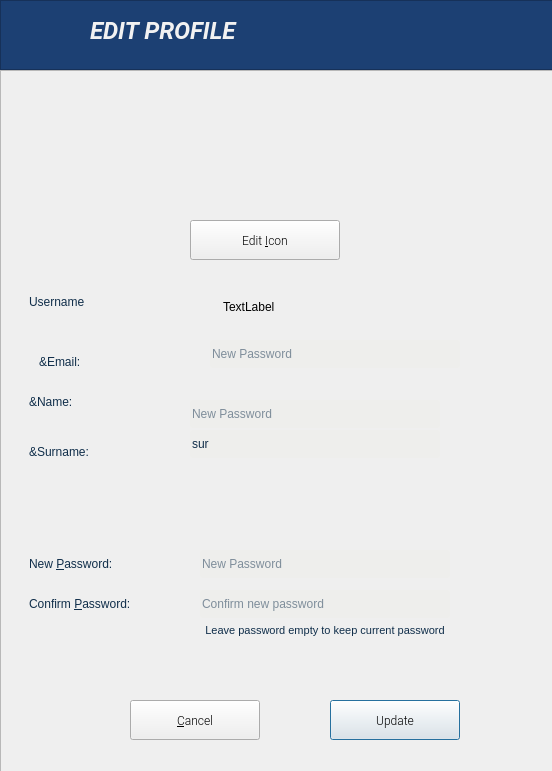
<?xml version="1.0" encoding="UTF-8"?>
<ui version="4.0">
 <class>ProfileDialog</class>
 <widget class="QDialog" name="ProfileDialog">
  <property name="geometry">
   <rect>
    <x>0</x>
    <y>0</y>
    <width>552</width>
    <height>771</height>
   </rect>
  </property>
  <property name="sizePolicy">
   <sizepolicy hsizetype="Fixed" vsizetype="Fixed">
    <horstretch>0</horstretch>
    <verstretch>0</verstretch>
   </sizepolicy>
  </property>
  <property name="minimumSize">
   <size>
    <width>552</width>
    <height>771</height>
   </size>
  </property>
  <property name="maximumSize">
   <size>
    <width>552</width>
    <height>771</height>
   </size>
  </property>
  <property name="font">
   <font>
    <family>Roboto Light</family>
   </font>
  </property>
  <property name="windowTitle">
   <string>Edit Profile</string>
  </property>
  <property name="windowIcon">
   <iconset>
    <normaloff>:/images/user.png</normaloff>:/images/user.png</iconset>
  </property>
  <property name="styleSheet">
   <string notr="true">QMessageBox  QLabel {
  background-color:#f2f2f2;
  color: #1C4073;
}
QMessageBox  QIcon {
  background-color:#f2f2f2;
}
QMessageBox QPushButton {min-width: 50; min-height: 19; background-color: green; color: white} 

background-color: #F2F2f2;
</string>
  </property>
  <widget class="QFrame" name="header_user_page">
   <property name="geometry">
    <rect>
     <x>0</x>
     <y>0</y>
     <width>561</width>
     <height>70</height>
    </rect>
   </property>
   <property name="styleSheet">
    <string notr="true">background-color: #1C4073;</string>
   </property>
   <property name="frameShape">
    <enum>QFrame::StyledPanel</enum>
   </property>
   <property name="frameShadow">
    <enum>QFrame::Raised</enum>
   </property>
   <widget class="QLabel" name="header_image_user_page">
    <property name="geometry">
     <rect>
      <x>6</x>
      <y>6</y>
      <width>61</width>
      <height>51</height>
     </rect>
    </property>
    <property name="text">
     <string/>
    </property>
    <property name="pixmap">
     <pixmap>:/images/collaboration_white.png</pixmap>
    </property>
    <property name="scaledContents">
     <bool>true</bool>
    </property>
   </widget>
   <widget class="QLabel" name="label_2">
    <property name="geometry">
     <rect>
      <x>90</x>
      <y>10</y>
      <width>391</width>
      <height>41</height>
     </rect>
    </property>
    <property name="font">
     <font>
      <family>Roboto</family>
     </font>
    </property>
    <property name="styleSheet">
     <string notr="true">color: #f2f2f2;</string>
    </property>
    <property name="text">
     <string>&lt;html&gt;&lt;head/&gt;&lt;body&gt;&lt;p&gt;&lt;span style=&quot; font-size:18pt; font-weight:600; font-style:italic;&quot;&gt;EDIT PROFILE&lt;/span&gt;&lt;/p&gt;&lt;/body&gt;&lt;/html&gt;</string>
    </property>
   </widget>
  </widget>
  <widget class="QFrame" name="frame">
   <property name="geometry">
    <rect>
     <x>0</x>
     <y>70</y>
     <width>561</width>
     <height>711</height>
    </rect>
   </property>
   <property name="sizePolicy">
    <sizepolicy hsizetype="Fixed" vsizetype="Fixed">
     <horstretch>0</horstretch>
     <verstretch>0</verstretch>
    </sizepolicy>
   </property>
   <property name="frameShape">
    <enum>QFrame::StyledPanel</enum>
   </property>
   <property name="frameShadow">
    <enum>QFrame::Raised</enum>
   </property>
   <widget class="QLabel" name="icon">
    <property name="geometry">
     <rect>
      <x>200</x>
      <y>10</y>
      <width>130</width>
      <height>130</height>
     </rect>
    </property>
    <property name="text">
     <string/>
    </property>
    <property name="scaledContents">
     <bool>true</bool>
    </property>
   </widget>
   <widget class="QPushButton" name="edit_icon">
    <property name="geometry">
     <rect>
      <x>190</x>
      <y>150</y>
      <width>150</width>
      <height>40</height>
     </rect>
    </property>
    <property name="cursor">
     <cursorShape>PointingHandCursor</cursorShape>
    </property>
    <property name="text">
     <string>Edit &amp;Icon</string>
    </property>
   </widget>
   <widget class="QPushButton" name="update">
    <property name="geometry">
     <rect>
      <x>330</x>
      <y>630</y>
      <width>130</width>
      <height>40</height>
     </rect>
    </property>
    <property name="cursor">
     <cursorShape>PointingHandCursor</cursorShape>
    </property>
    <property name="text">
     <string>Update</string>
    </property>
    <property name="default">
     <bool>true</bool>
    </property>
   </widget>
   <widget class="QPushButton" name="cancel">
    <property name="geometry">
     <rect>
      <x>130</x>
      <y>630</y>
      <width>130</width>
      <height>40</height>
     </rect>
    </property>
    <property name="cursor">
     <cursorShape>PointingHandCursor</cursorShape>
    </property>
    <property name="text">
     <string>&amp;Cancel</string>
    </property>
   </widget>
   <widget class="QFrame" name="gridFrame">
    <property name="geometry">
     <rect>
      <x>-30</x>
      <y>210</y>
      <width>552</width>
      <height>371</height>
     </rect>
    </property>
    <property name="styleSheet">
     <string notr="true">margin-left: 20px;
margin-right: 20px;</string>
    </property>
    <property name="frameShape">
     <enum>QFrame::NoFrame</enum>
    </property>
    <property name="frameShadow">
     <enum>QFrame::Plain</enum>
    </property>
    <widget class="QLabel" name="changeuser_currentuser_label">
     <property name="geometry">
      <rect>
       <x>36</x>
       <y>8</y>
       <width>177</width>
       <height>28</height>
      </rect>
     </property>
     <property name="styleSheet">
      <string notr="true">color:  #102E4A;</string>
     </property>
     <property name="text">
      <string>&lt;html&gt;&lt;head/&gt;&lt;body&gt;&lt;p&gt;Username&lt;/p&gt;&lt;/body&gt;&lt;/html&gt;</string>
     </property>
    </widget>
    <widget class="QLabel" name="change_newpass_label">
     <property name="geometry">
      <rect>
       <x>36</x>
       <y>270</y>
       <width>151</width>
       <height>28</height>
      </rect>
     </property>
     <property name="styleSheet">
      <string notr="true">color:  #102E4A;</string>
     </property>
     <property name="text">
      <string>New &amp;Password:</string>
     </property>
     <property name="buddy">
      <cstring>password</cstring>
     </property>
    </widget>
    <widget class="QLineEdit" name="password">
     <property name="geometry">
      <rect>
       <x>230</x>
       <y>270</y>
       <width>250</width>
       <height>28</height>
      </rect>
     </property>
     <property name="sizePolicy">
      <sizepolicy hsizetype="Preferred" vsizetype="Preferred">
       <horstretch>0</horstretch>
       <verstretch>0</verstretch>
      </sizepolicy>
     </property>
     <property name="styleSheet">
      <string notr="true">color:  #102E4A; 
border-radius: 2px;
background-color: rgb(238, 238, 236);
margin: 0px;</string>
     </property>
     <property name="placeholderText">
      <string>New Password</string>
     </property>
    </widget>
    <widget class="QLineEdit" name="confirm_password">
     <property name="geometry">
      <rect>
       <x>230</x>
       <y>310</y>
       <width>250</width>
       <height>28</height>
      </rect>
     </property>
     <property name="sizePolicy">
      <sizepolicy hsizetype="Ignored" vsizetype="Ignored">
       <horstretch>0</horstretch>
       <verstretch>0</verstretch>
      </sizepolicy>
     </property>
     <property name="styleSheet">
      <string notr="true">color:  #102E4A; border-radius: 2px;
background-color: rgb(238, 238, 236);
margin: 0px;</string>
     </property>
     <property name="placeholderText">
      <string>Confirm new password</string>
     </property>
    </widget>
    <widget class="QLabel" name="change_confirmpass_label">
     <property name="geometry">
      <rect>
       <x>36</x>
       <y>310</y>
       <width>175</width>
       <height>28</height>
      </rect>
     </property>
     <property name="styleSheet">
      <string notr="true">color:  #102E4A;</string>
     </property>
     <property name="text">
      <string>Confirm &amp;Password:</string>
     </property>
     <property name="buddy">
      <cstring>confirm_password</cstring>
     </property>
    </widget>
    <widget class="QLabel" name="changeuser_newname_label">
     <property name="geometry">
      <rect>
       <x>36</x>
       <y>108</y>
       <width>173</width>
       <height>28</height>
      </rect>
     </property>
     <property name="styleSheet">
      <string notr="true">color:  #102E4A;</string>
     </property>
     <property name="text">
      <string>&amp;Name:    </string>
     </property>
    </widget>
    <widget class="QLabel" name="changeuser_newsurname_label">
     <property name="geometry">
      <rect>
       <x>36</x>
       <y>158</y>
       <width>173</width>
       <height>28</height>
      </rect>
     </property>
     <property name="styleSheet">
      <string notr="true">color:  #102E4A;</string>
     </property>
     <property name="text">
      <string>&amp;Surname:    </string>
     </property>
    </widget>
    <widget class="QLabel" name="changeuser_newemail_label">
     <property name="geometry">
      <rect>
       <x>46</x>
       <y>68</y>
       <width>173</width>
       <height>28</height>
      </rect>
     </property>
     <property name="styleSheet">
      <string notr="true">color:  #102E4A;</string>
     </property>
     <property name="text">
      <string>&amp;Email:    </string>
     </property>
    </widget>
    <widget class="QLabel" name="changeuser_username_label_2">
     <property name="geometry">
      <rect>
       <x>230</x>
       <y>340</y>
       <width>250</width>
       <height>20</height>
      </rect>
     </property>
     <property name="styleSheet">
      <string notr="true">color:  #102E4A;
margin: 0px;
font-size:8pt</string>
     </property>
     <property name="text">
      <string>Leave password empty to keep current password</string>
     </property>
     <property name="textFormat">
      <enum>Qt::AutoText</enum>
     </property>
     <property name="alignment">
      <set>Qt::AlignCenter</set>
     </property>
    </widget>
    <widget class="QLineEdit" name="email">
     <property name="geometry">
      <rect>
       <x>240</x>
       <y>60</y>
       <width>250</width>
       <height>28</height>
      </rect>
     </property>
     <property name="sizePolicy">
      <sizepolicy hsizetype="Preferred" vsizetype="Preferred">
       <horstretch>0</horstretch>
       <verstretch>0</verstretch>
      </sizepolicy>
     </property>
     <property name="styleSheet">
      <string notr="true">color:  #102E4A; 
border-radius: 2px;
background-color: rgb(238, 238, 236);
margin: 0px;</string>
     </property>
     <property name="placeholderText">
      <string>New Password</string>
     </property>
    </widget>
    <widget class="QLineEdit" name="surname">
     <property name="geometry">
      <rect>
       <x>220</x>
       <y>150</y>
       <width>250</width>
       <height>28</height>
      </rect>
     </property>
     <property name="sizePolicy">
      <sizepolicy hsizetype="Preferred" vsizetype="Preferred">
       <horstretch>0</horstretch>
       <verstretch>0</verstretch>
      </sizepolicy>
     </property>
     <property name="styleSheet">
      <string notr="true">color:  #102E4A; 
border-radius: 2px;
background-color: rgb(238, 238, 236);
margin: 0px;</string>
     </property>
     <property name="text">
      <string>sur</string>
     </property>
     <property name="placeholderText">
      <string>New Password</string>
     </property>
    </widget>
    <widget class="QLineEdit" name="name">
     <property name="geometry">
      <rect>
       <x>220</x>
       <y>120</y>
       <width>250</width>
       <height>28</height>
      </rect>
     </property>
     <property name="sizePolicy">
      <sizepolicy hsizetype="Preferred" vsizetype="Preferred">
       <horstretch>0</horstretch>
       <verstretch>0</verstretch>
      </sizepolicy>
     </property>
     <property name="styleSheet">
      <string notr="true">color:  #102E4A; 
border-radius: 2px;
background-color: rgb(238, 238, 236);
margin: 0px;</string>
     </property>
     <property name="placeholderText">
      <string>New Password</string>
     </property>
    </widget>
    <widget class="QLabel" name="username">
     <property name="geometry">
      <rect>
       <x>230</x>
       <y>17</y>
       <width>191</width>
       <height>20</height>
      </rect>
     </property>
     <property name="text">
      <string>TextLabel</string>
     </property>
    </widget>
   </widget>
  </widget>
 </widget>
 <resources>
  <include location="resource.qrc"/>
 </resources>
 <connections>
  <connection>
   <sender>cancel</sender>
   <signal>clicked()</signal>
   <receiver>ProfileDialog</receiver>
   <slot>reject()</slot>
   <hints>
    <hint type="sourcelabel">
     <x>199</x>
     <y>714</y>
    </hint>
    <hint type="destinationlabel">
     <x>408</x>
     <y>-17</y>
    </hint>
   </hints>
  </connection>
 </connections>
</ui>
